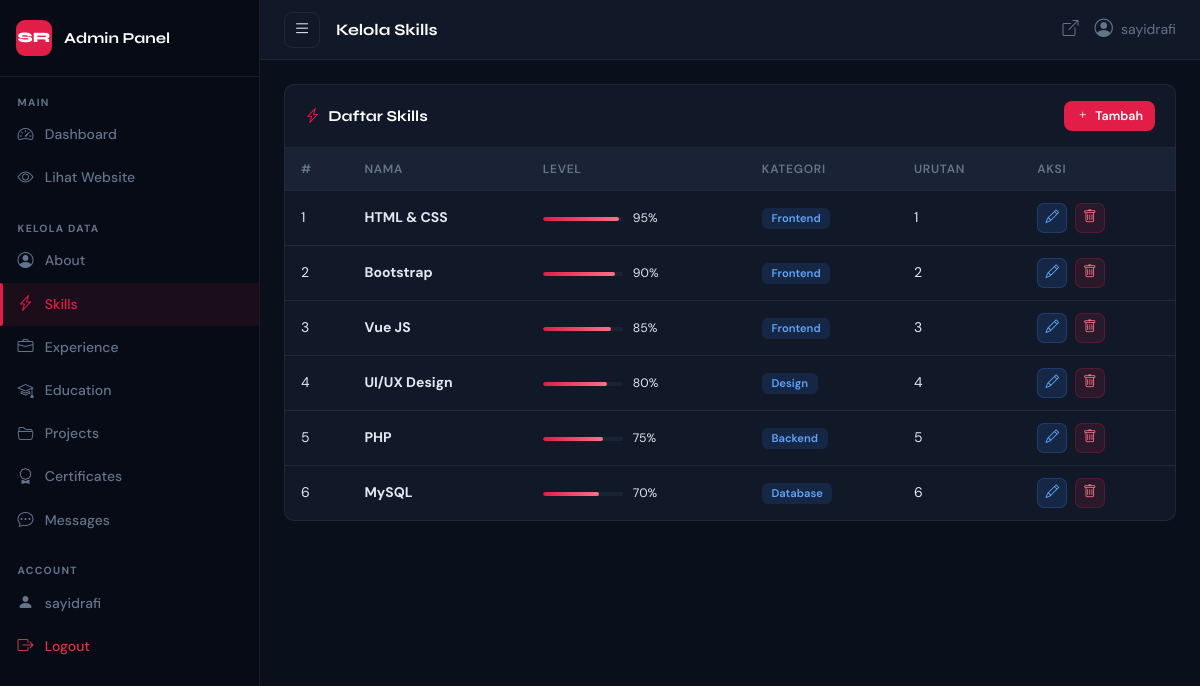
/admin/skills.php (signed in), run on the app's committed database.
### tables this page shows
CREATE TABLE IF NOT EXISTS skills (
  id        INT AUTO_INCREMENT PRIMARY KEY,
  name      VARCHAR(100) NOT NULL,
  level     INT NOT NULL DEFAULT 0,
  category  VARCHAR(50) DEFAULT 'Technical',
  urutan    INT DEFAULT 0
);

### app/models/Models.php (called while the page is built, shortened)
<?php
class SkillModel {
    private PDO $pdo;
    public function __construct(PDO $pdo) { $this->pdo = $pdo; }
    public function getAll(): array {
        return $this->pdo->query("SELECT * FROM skills ORDER BY urutan ASC")->fetchAll();
    }
}

### admin/skills.php (the view, shortened to what this page needs)
<?php
require_once '../config/koneksi.php';
require_once '../app/models/Models.php';
$model  = new SkillModel($pdo);
$action = $_GET['action'] ?? 'list';
$id     = (int)($_GET['id'] ?? 0);
$item  = ($action === 'edit' && $id) ? $model->getById($id) : null;
$items = $model->getAll();
?>
<!DOCTYPE html>
<html lang="id">
<head>
  <link href="https://cdn.jsdelivr.net/npm/bootstrap@5.3.2/dist/css/bootstrap.min.css" rel="stylesheet">
  <link rel="stylesheet" href="https://cdn.jsdelivr.net/npm/bootstrap-icons@1.11.3/font/bootstrap-icons.min.css">
  <link rel="stylesheet" href="../assets/css/admin.css">
</head>
<body class="admin-body">
<?php include 'partials/sidebar.php'; ?>
<div class="admin-main" id="adminMain">
<?php $pageTitle = 'Kelola Skills'; include 'partials/topbar.php'; ?>
<div class="admin-content">
<?php if ($action==='tambah'||$action==='edit'): ?>
<div class="admin-card">
  <div class="admin-card-header">
    <h5><?=$action==='edit'?'Edit Skill':'Tambah Skill'?></h5>
    <a href="skills.php" class="btn-link-card">← Kembali</a>
  </div>
  <div class="admin-card-body">
    <form method="POST" action="skills.php">
      <?php if($item): ?><input type="hidden" name="id" value="<?=$item['id']?>"><?php endif; ?>
      <div class="row g-3">
        <div class="col-md-4"><label class="form-label-admin">Nama Skill *</label>
          <input type="text" name="name" class="form-control-admin" required value="<?=htmlspecialchars($item['name']??'')?>"></div>
        <div class="col-md-3"><label class="form-label-admin">Level (0-100)</label>
          <input type="number" name="level" class="form-control-admin" min="0" max="100" value="<?=(int)($item['level']??0)?>"></div>
        <div class="col-md-3"><label class="form-label-admin">Kategori</label>
          <input type="text" name="category" class="form-control-admin" placeholder="Frontend, Backend..." value="<?=htmlspecialchars($item['category']??'')?>"></div>
        <div class="col-md-2"><label class="form-label-admin">Urutan</label>
          <input type="number" name="urutan" class="form-control-admin" value="<?=(int)($item['urutan']??0)?>"></div>
      </div>
      <div class="form-actions mt-4">
        <button type="submit" class="btn btn-admin-primary"><i class="bi bi-save"></i> Simpan</button>
        <a href="skills.php" class="btn btn-admin-cancel">Batal</a>
      </div>
    </form>
  </div>
</div>
<?php else: ?>
<div class="admin-card">
  <div class="admin-card-header">
    <h5><i class="bi bi-lightning-charge"></i> Daftar Skills</h5>
    <a href="skills.php?action=tambah" class="btn btn-admin-primary btn-sm"><i class="bi bi-plus"></i> Tambah</a>
  </div>
  <div class="admin-card-body p-0">
    <table class="admin-table">
      <thead><tr><th>#</th><th>Nama</th><th>Level</th><th>Kategori</th><th>Urutan</th><th>Aksi</th></tr></thead>
      <tbody>
        <?php foreach($items as $i=>$s): ?>
        <tr>
          <td><?=$i+1?></td>
          <td class="fw-bold"><?=htmlspecialchars($s['name'])?></td>
          <td>
            <div class="skill-bar-mini"><div class="skill-fill-mini" style="width:<?=(int)$s['level']?>%"></div></div>
            <small><?=(int)$s['level']?>%</small>
          </td>
          <td><span class="badge-cat"><?=htmlspecialchars($s['category']??'')?></span></td>
          <td><?=$s['urutan']?></td>
          <td>
            <a href="skills.php?action=edit&id=<?=$s['id']?>" class="btn-action edit"><i class="bi bi-pencil"></i></a>
            <a href="../aksi_hapus.php?tabel=skills&id=<?=$s['id']?>&redirect=admin/skills.php" class="btn-action delete" onclick="return confirm('Hapus?')"><i class="bi bi-trash"></i></a>
          </td>
        </tr>
        <?php endforeach; ?>
      </tbody>
    </table>
  </div>
</div>
<?php endif; ?>
</div>
</div>
</body></html>

### assets/css/admin.css (style rules this page uses)
:root { --adm-bg: #0a0f1c; --adm-sidebar: #060b16; --adm-surface: #111827; --adm-surface2: #1a2335; --adm-border: rgba(255,255,255,.07); --adm-accent: #e11d48; --adm-accent2: #fb7185; --adm-gold: #fbbf24; --adm-success: #22c55e; --adm-text: #e2e8f0; --adm-muted: #64748b; --adm-white: #ffffff; --sidebar-w: 260px; --topbar-h: 60px; --radius: 10px; --transition: .25s ease; --font-display: 'Syne', sans-serif; --font-body: 'DM Sans', sans-serif; }
*, *::before, *::after { box-sizing: border-box; margin: 0; padding: 0; }
body, .admin-body { font-family: var(--font-body); background: var(--adm-bg); color: var(--adm-text); overflow-x: hidden; }
.admin-main { margin-left: var(--sidebar-w); min-height: 100vh; transition: margin-left var(--transition); display: flex; flex-direction: column; }
.admin-content { padding: 1.5rem; flex: 1; }
.admin-card { background: var(--adm-surface); border: 1px solid var(--adm-border); border-radius: var(--radius); overflow: hidden; }
.admin-card-header { display: flex; align-items: center; justify-content: space-between; padding: 1rem 1.25rem; border-bottom: 1px solid var(--adm-border); }
.admin-card-header h5 { font-family: var(--font-display); font-weight: 700; font-size: .95rem; color: var(--adm-white); margin: 0; display: flex; align-items: center; gap: .5rem; }
.admin-card-header h5 i { color: var(--adm-accent); }
.admin-card-body { padding: 1.25rem; }
.admin-table { width: 100%; border-collapse: collapse; font-size: .875rem; }
.admin-table thead th { background: var(--adm-surface2); color: var(--adm-muted); font-weight: 600; font-size: .75rem; letter-spacing: .06em; text-transform: uppercase; padding: .75rem 1rem; border-bottom: 1px solid var(--adm-border); white-space: nowrap; }
.admin-table tbody td { padding: .75rem 1rem; border-bottom: 1px solid var(--adm-border); color: var(--adm-text); vertical-align: middle; }
.admin-table tbody tr:last-child td { border-bottom: none; }
.badge-cat { background: rgba(59,130,246,.15); color: #60a5fa; font-size: .7rem; font-weight: 600; padding: .2rem .6rem; border-radius: 6px; }
.btn-action { display: inline-flex; align-items: center; justify-content: center; width: 30px; height: 30px; border-radius: 7px; font-size: .85rem; text-decoration: none; transition: var(--transition); margin-right: .25rem; }
.btn-action.edit { background: rgba(59,130,246,.15); color: #60a5fa; border: 1px solid rgba(59,130,246,.25); }
.btn-action.delete { background: rgba(225,29,72,.12); color: var(--adm-accent2); border: 1px solid rgba(225,29,72,.25); }
.btn-admin-primary { background: var(--adm-accent); color: #fff; border: none; padding: .5rem 1rem; border-radius: 8px; font-size: .85rem; font-weight: 600; cursor: pointer; text-decoration: none; display: inline-flex; align-items: center; gap: .4rem; transition: var(--transition); }
.btn-admin-primary.btn-sm { padding: .35rem .75rem; font-size: .78rem; }
.skill-bar-mini { height: 4px; background: var(--adm-surface2); border-radius: 99px; width: 80px; overflow: hidden; display: inline-block; vertical-align: middle; margin-right: .4rem; }
.skill-fill-mini { height: 100%; background: linear-gradient(90deg, var(--adm-accent), var(--adm-accent2)); border-radius: 99px; }

### data on the page
skills: name "HTML & CSS", level "95", category "Frontend", urutan "1"
skills: name "Bootstrap", level "90", category "Frontend", urutan "2"
skills: name "Vue JS", level "85", category "Frontend", urutan "3"
skills: name "UI/UX Design", level "80", category "Design", urutan "4"
skills: name "PHP", level "75", category "Backend", urutan "5"
skills: name "MySQL", level "70", category "Database", urutan "6"

### other printed values
$_SESSION['username'] "sayidrafi"
$pageTitle "Kelola Skills"
